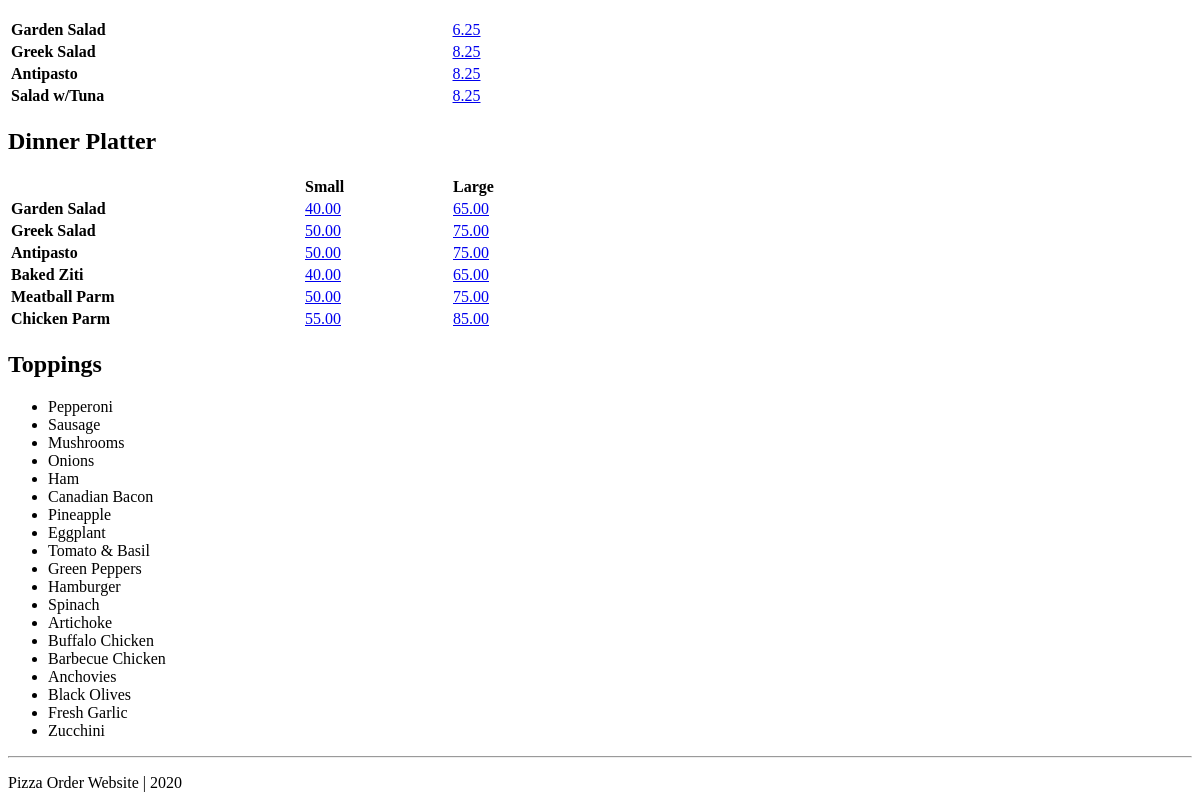
The app's page / (lower part), older data.
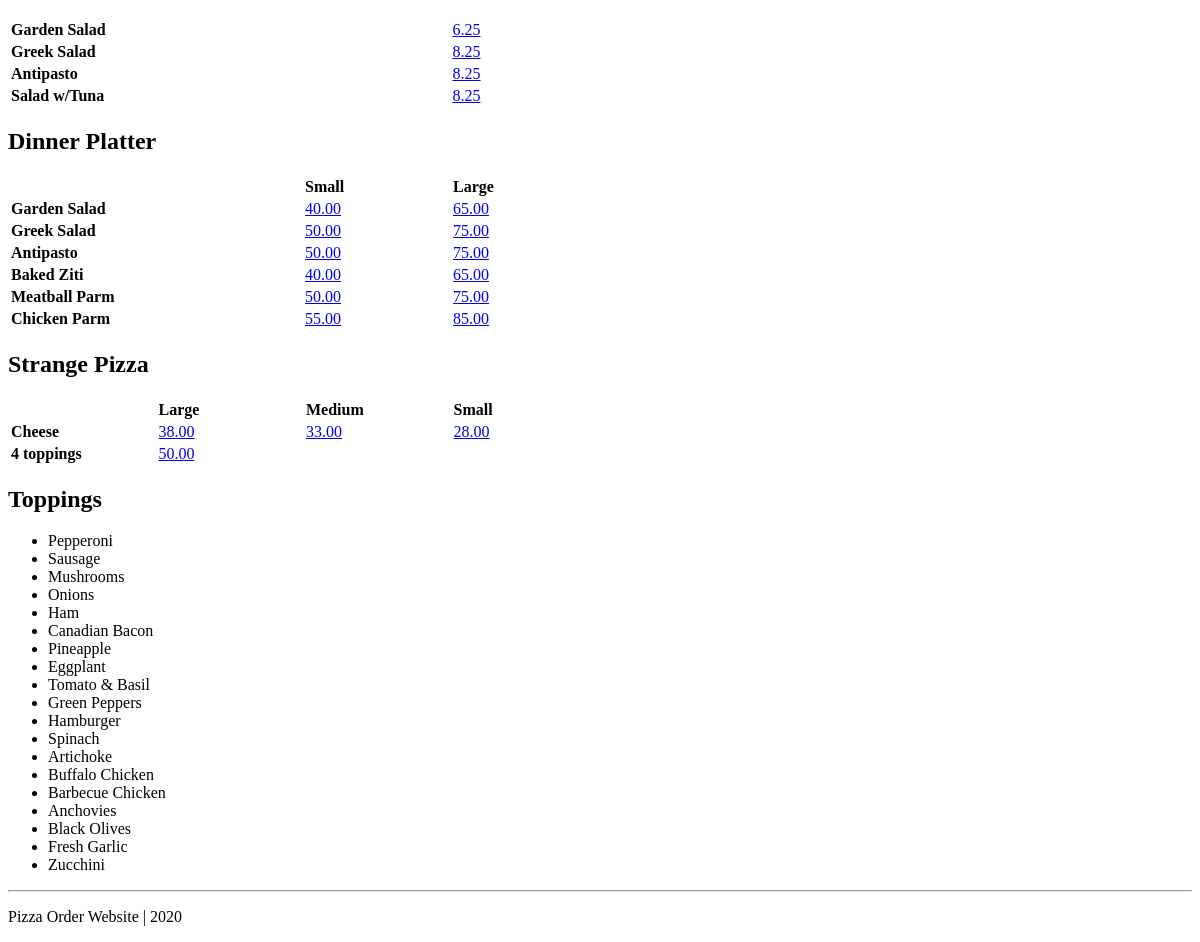
The same page, newer data.
### orders/models.py (models this page shows, shortened)
class ItemName(models.Model):
    kind_parent = models.ForeignKey(ItemKind, on_delete=models.CASCADE, related_name="name_list", verbose_name='Kind', default=-1)
    name = models.CharField(max_length=64, blank=False, default='')

class MenuItem(models.Model):
    name_parent = models.ForeignKey(ItemName, on_delete=models.CASCADE, related_name='item_list', verbose_name='(Kind) - Name', default=-1)
    size_parent = models.ForeignKey(ItemSize, on_delete=models.CASCADE, related_name='item_list', verbose_name='(Kind) - Size', default=-1)
    price = models.DecimalField(max_digits=5, decimal_places=2, blank=False, default=0)

class ItemKind(models.Model):
    kind = models.CharField(max_length=64, blank=False, default='')
    def __str__(self):
        return f"{self.kind}"

class ItemSize(models.Model):
    kind_parent = models.ForeignKey(ItemKind, on_delete=models.CASCADE, related_name="size_list", verbose_name='Kind', default=-1)
    size = models.CharField(max_length=64, blank=False, default='')

class Topping(models.Model):
    name = models.CharField(max_length=64, blank=False, default='')
    def __str__(self):
        return f"{self.name}"

### orders/views.py (the view)
# urls.py: path("", views.index, name="index"),
def index(request):
    context = {
        "kinds": ItemKind.objects.all(),
        "toppings": Topping.objects.all(),
    }
    return render(request, "orders/index.html", context)

### orders/views.py (called while the page is built)
@register.filter
def get_size(instance, key):
    try:
        result = instance.get(size_parent=key)
    except ObjectDoesNotExist:
        result = ""
    return result

### orders/templates/orders/index.html (shortened to what this page needs)
{% extends "base.html" %}
{% block body %}
    {% for table in kinds %}
        <h2>{{ table|title }}</h2>
        <table class="mytable">
            <tr>
                <th></th>
                {% for column in table.size_list.all %}
                    <th>{{ column.size }}</th>
                {% endfor %}
            </tr>
            {% for row in table.name_list.all %}
                <tr>
                    <th>{{ row.name }}</th>
                    {% for column in table.size_list.all %}
                        {% with item=row.item_list.all|get_size:column.id %}
                            <td>
                                {% if item != "" %}
                                    <a href="{% url 'item_info' item.id %}">
                                        {{ item.price }}
                                    </a>
                                {% endif %}
                            </td>
                        {% endwith %}
                    {% endfor %}
                </tr>
            {% endfor %}
        </table>
    {% endfor %}
    <h2>Toppings</h2>
    <ul>
    {% for topping in toppings %}
        <li>{{ topping }}</li>
    {% endfor %}
    </ul>
{% endblock %}

### templates/base.html (shortened to what this page needs)
{% load static %}
<!DOCTYPE html>
<html>
	<head>
        <link rel="stylesheet" type="text/css" href="{% static 'site.css' %}"/>
	</head>
	<body>
        {% block body %}
        {% endblock %}
	</body>
    <footer>
        <hr>
        <p>Pizza Order Website | 2020</p>
    </footer>
</html>

### static/site.css (style rules this page uses)
.mytable { width: 50%; }

Row changes from the older to the newer data that the page shows:
added ItemKind: kind "Strange Pizza"
added ItemSize: size "Large"
added ItemSize: size "Medium"
added ItemSize: size "Small"
added ItemName: name "Cheese", shown under "Strange Pizza"
added MenuItem: price "38.00"
added MenuItem: price "33.00"
added MenuItem: price "28.00"
added ItemName: name "4 toppings", shown under "Strange Pizza"
added MenuItem: price "50.00"
